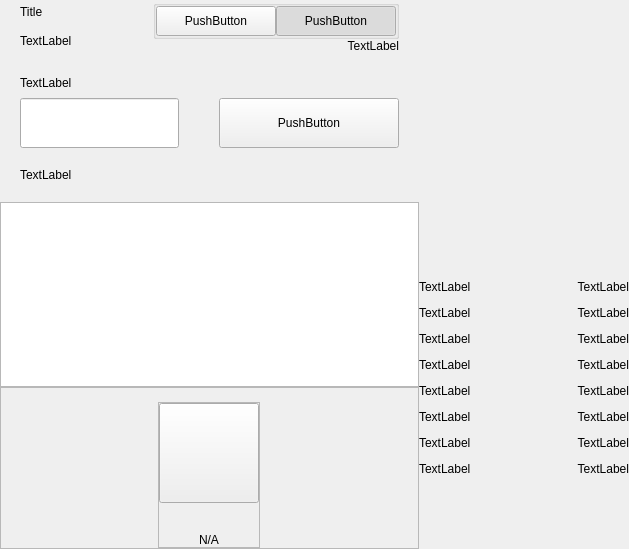
<?xml version="1.0" encoding="UTF-8"?>
<ui version="4.0">
 <class>PrivacyWidget</class>
 <widget class="QWidget" name="PrivacyWidget">
  <property name="geometry">
   <rect>
    <x>0</x>
    <y>0</y>
    <width>629</width>
    <height>549</height>
   </rect>
  </property>
  <property name="windowTitle">
   <string>Form</string>
  </property>
  <layout class="QHBoxLayout" name="horizontalLayout_1" stretch="2,1">
   <property name="spacing">
    <number>0</number>
   </property>
   <property name="leftMargin">
    <number>0</number>
   </property>
   <property name="topMargin">
    <number>0</number>
   </property>
   <property name="rightMargin">
    <number>0</number>
   </property>
   <property name="bottomMargin">
    <number>0</number>
   </property>
   <item>
    <widget class="QWidget" name="left" native="true">
     <layout class="QVBoxLayout" name="verticalLayout_3">
      <property name="leftMargin">
       <number>0</number>
      </property>
      <property name="topMargin">
       <number>0</number>
      </property>
      <property name="rightMargin">
       <number>0</number>
      </property>
      <property name="bottomMargin">
       <number>0</number>
      </property>
      <item>
       <layout class="QVBoxLayout" name="verticalLayout_2">
        <property name="spacing">
         <number>0</number>
        </property>
        <item>
         <layout class="QVBoxLayout" name="verticalLayoutTop">
          <property name="spacing">
           <number>0</number>
          </property>
          <property name="leftMargin">
           <number>20</number>
          </property>
          <property name="rightMargin">
           <number>20</number>
          </property>
          <item>
           <layout class="QHBoxLayout" name="horizontalLayout_2">
            <property name="spacing">
             <number>0</number>
            </property>
            <item>
             <layout class="QVBoxLayout" name="verticalLayout11">
              <property name="spacing">
               <number>5</number>
              </property>
              <item>
               <widget class="QLabel" name="labelTitle">
                <property name="text">
                 <string>Title</string>
                </property>
               </widget>
              </item>
              <item>
               <widget class="QLabel" name="labelSubtitle1">
                <property name="maximumSize">
                 <size>
                  <width>16777215</width>
                  <height>16777215</height>
                 </size>
                </property>
                <property name="text">
                 <string>TextLabel</string>
                </property>
               </widget>
              </item>
             </layout>
            </item>
            <item>
             <spacer name="horizontalSpacer">
              <property name="orientation">
               <enum>Qt::Horizontal</enum>
              </property>
              <property name="sizeHint" stdset="0">
               <size>
                <width>40</width>
                <height>20</height>
               </size>
              </property>
             </spacer>
            </item>
            <item>
             <widget class="QWidget" name="containerViewPrivacyChecks" native="true">
              <layout class="QVBoxLayout" name="containerPrivacyChecks">
               <property name="spacing">
                <number>0</number>
               </property>
               <property name="leftMargin">
                <number>0</number>
               </property>
               <property name="topMargin">
                <number>0</number>
               </property>
               <property name="rightMargin">
                <number>0</number>
               </property>
               <property name="bottomMargin">
                <number>0</number>
               </property>
               <item alignment="Qt::AlignHCenter|Qt::AlignVCenter">
                <widget class="QGroupBox" name="groupBox">
                 <property name="title">
                  <string/>
                 </property>
                 <layout class="QHBoxLayout" name="horizontalLayout_2_1">
                  <property name="spacing">
                   <number>0</number>
                  </property>
                  <property name="leftMargin">
                   <number>0</number>
                  </property>
                  <property name="topMargin">
                   <number>0</number>
                  </property>
                  <property name="rightMargin">
                   <number>0</number>
                  </property>
                  <property name="bottomMargin">
                   <number>0</number>
                  </property>
                  <item>
                   <widget class="QPushButton" name="pushLeft">
                    <property name="minimumSize">
                     <size>
                      <width>120</width>
                      <height>30</height>
                     </size>
                    </property>
                    <property name="maximumSize">
                     <size>
                      <width>120</width>
                      <height>30</height>
                     </size>
                    </property>
                    <property name="focusPolicy">
                     <enum>Qt::NoFocus</enum>
                    </property>
                    <property name="text">
                     <string>PushButton</string>
                    </property>
                    <property name="checkable">
                     <bool>true</bool>
                    </property>
                    <property name="autoExclusive">
                     <bool>true</bool>
                    </property>
                   </widget>
                  </item>
                  <item>
                   <widget class="QPushButton" name="pushRight">
                    <property name="minimumSize">
                     <size>
                      <width>120</width>
                      <height>30</height>
                     </size>
                    </property>
                    <property name="maximumSize">
                     <size>
                      <width>120</width>
                      <height>30</height>
                     </size>
                    </property>
                    <property name="focusPolicy">
                     <enum>Qt::NoFocus</enum>
                    </property>
                    <property name="text">
                     <string>PushButton</string>
                    </property>
                    <property name="checkable">
                     <bool>true</bool>
                    </property>
                    <property name="checked">
                     <bool>true</bool>
                    </property>
                    <property name="autoExclusive">
                     <bool>true</bool>
                    </property>
                   </widget>
                  </item>
                 </layout>
                </widget>
               </item>
               <item alignment="Qt::AlignTop">
                <widget class="QLabel" name="labelSubtitle2">
                 <property name="text">
                  <string>TextLabel</string>
                 </property>
                 <property name="alignment">
                  <set>Qt::AlignRight|Qt::AlignTrailing|Qt::AlignVCenter</set>
                 </property>
                </widget>
               </item>
              </layout>
             </widget>
            </item>
           </layout>
          </item>
          <item>
           <spacer name="verticalSpacer_2">
            <property name="orientation">
             <enum>Qt::Vertical</enum>
            </property>
            <property name="sizeType">
             <enum>QSizePolicy::Fixed</enum>
            </property>
            <property name="sizeHint" stdset="0">
             <size>
              <width>20</width>
              <height>20</height>
             </size>
            </property>
           </spacer>
          </item>
          <item>
           <layout class="QHBoxLayout" name="horizontalLayout_3" stretch="2">
            <property name="spacing">
             <number>0</number>
            </property>
            <item>
             <layout class="QVBoxLayout" name="verticalLayout_7">
              <property name="spacing">
               <number>5</number>
              </property>
              <item>
               <widget class="QLabel" name="labelSubtitleAmount">
                <property name="minimumSize">
                 <size>
                  <width>0</width>
                  <height>20</height>
                 </size>
                </property>
                <property name="maximumSize">
                 <size>
                  <width>16777215</width>
                  <height>20</height>
                 </size>
                </property>
                <property name="text">
                 <string>TextLabel</string>
                </property>
               </widget>
              </item>
              <item>
               <layout class="QHBoxLayout" name="horizontalLayout_3_1" stretch="1,0,0">
                <property name="spacing">
                 <number>0</number>
                </property>
                <item>
                 <widget class="QLineEdit" name="lineEditAmount">
                  <property name="minimumSize">
                   <size>
                    <width>0</width>
                    <height>50</height>
                   </size>
                  </property>
                  <property name="maxLength">
                   <number>8</number>
                  </property>
                 </widget>
                </item>
                <item>
                 <spacer name="horizontalSpacer_4">
                  <property name="orientation">
                   <enum>Qt::Horizontal</enum>
                  </property>
                  <property name="sizeHint" stdset="0">
                   <size>
                    <width>40</width>
                    <height>20</height>
                   </size>
                  </property>
                 </spacer>
                </item>
                <item>
                 <widget class="QPushButton" name="pushButtonSave">
                  <property name="minimumSize">
                   <size>
                    <width>180</width>
                    <height>50</height>
                   </size>
                  </property>
                  <property name="focusPolicy">
                   <enum>Qt::NoFocus</enum>
                  </property>
                  <property name="text">
                   <string>PushButton</string>
                  </property>
                 </widget>
                </item>
               </layout>
              </item>
             </layout>
            </item>
           </layout>
          </item>
         </layout>
        </item>
        <item>
         <spacer name="verticalSpacer_3">
          <property name="orientation">
           <enum>Qt::Vertical</enum>
          </property>
          <property name="sizeType">
           <enum>QSizePolicy::Fixed</enum>
          </property>
          <property name="sizeHint" stdset="0">
           <size>
            <width>20</width>
            <height>20</height>
           </size>
          </property>
         </spacer>
        </item>
        <item>
         <layout class="QHBoxLayout" name="horizontalLayout_4">
          <property name="spacing">
           <number>0</number>
          </property>
          <property name="leftMargin">
           <number>20</number>
          </property>
          <item>
           <widget class="QLabel" name="labelListHistory">
            <property name="text">
             <string>TextLabel</string>
            </property>
           </widget>
          </item>
         </layout>
        </item>
        <item>
         <layout class="QVBoxLayout" name="verticalLayout_6">
          <property name="spacing">
           <number>0</number>
          </property>
          <item>
           <spacer name="verticalSpacer_4">
            <property name="orientation">
             <enum>Qt::Vertical</enum>
            </property>
            <property name="sizeType">
             <enum>QSizePolicy::Fixed</enum>
            </property>
            <property name="sizeHint" stdset="0">
             <size>
              <width>20</width>
              <height>20</height>
             </size>
            </property>
           </spacer>
          </item>
          <item>
           <widget class="QListView" name="listView">
            <property name="enabled">
             <bool>true</bool>
            </property>
            <property name="focusPolicy">
             <enum>Qt::NoFocus</enum>
            </property>
           </widget>
          </item>
          <item>
           <widget class="QFrame" name="emptyContainer">
            <property name="minimumSize">
             <size>
              <width>0</width>
              <height>100</height>
             </size>
            </property>
            <property name="frameShape">
             <enum>QFrame::StyledPanel</enum>
            </property>
            <property name="frameShadow">
             <enum>QFrame::Raised</enum>
            </property>
            <layout class="QVBoxLayout" name="verticalLayout_71" stretch="1,8">
             <property name="spacing">
              <number>0</number>
             </property>
             <property name="leftMargin">
              <number>0</number>
             </property>
             <property name="topMargin">
              <number>0</number>
             </property>
             <property name="rightMargin">
              <number>0</number>
             </property>
             <property name="bottomMargin">
              <number>0</number>
             </property>
             <item>
              <spacer name="verticalSpacer">
               <property name="orientation">
                <enum>Qt::Vertical</enum>
               </property>
               <property name="sizeHint" stdset="0">
                <size>
                 <width>20</width>
                 <height>20</height>
                </size>
               </property>
              </spacer>
             </item>
             <item alignment="Qt::AlignHCenter|Qt::AlignVCenter">
              <widget class="QFrame" name="emptyScreen">
               <property name="sizePolicy">
                <sizepolicy hsizetype="Expanding" vsizetype="Expanding">
                 <horstretch>0</horstretch>
                 <verstretch>0</verstretch>
                </sizepolicy>
               </property>
               <property name="frameShape">
                <enum>QFrame::StyledPanel</enum>
               </property>
               <property name="frameShadow">
                <enum>QFrame::Raised</enum>
               </property>
               <layout class="QVBoxLayout" name="verticalLayout">
                <property name="spacing">
                 <number>30</number>
                </property>
                <property name="leftMargin">
                 <number>0</number>
                </property>
                <property name="topMargin">
                 <number>0</number>
                </property>
                <property name="rightMargin">
                 <number>0</number>
                </property>
                <property name="bottomMargin">
                 <number>0</number>
                </property>
                <item alignment="Qt::AlignHCenter|Qt::AlignVCenter">
                 <widget class="QPushButton" name="pushImgEmpty">
                  <property name="minimumSize">
                   <size>
                    <width>100</width>
                    <height>100</height>
                   </size>
                  </property>
                  <property name="maximumSize">
                   <size>
                    <width>100</width>
                    <height>100</height>
                   </size>
                  </property>
                  <property name="focusPolicy">
                   <enum>Qt::NoFocus</enum>
                  </property>
                  <property name="text">
                   <string/>
                  </property>
                  <property name="iconSize">
                   <size>
                    <width>100</width>
                    <height>100</height>
                   </size>
                  </property>
                 </widget>
                </item>
                <item alignment="Qt::AlignHCenter|Qt::AlignVCenter">
                 <widget class="QLabel" name="labelEmpty">
                  <property name="styleSheet">
                   <string notr="true"/>
                  </property>
                  <property name="text">
                   <string>N/A</string>
                  </property>
                  <property name="alignment">
                   <set>Qt::AlignCenter</set>
                  </property>
                 </widget>
                </item>
               </layout>
              </widget>
             </item>
            </layout>
           </widget>
          </item>
         </layout>
        </item>
       </layout>
      </item>
     </layout>
    </widget>
   </item>
   <item>
    <widget class="QWidget" name="right" native="true">
     <layout class="QVBoxLayout" name="verticalLayout_5">
      <property name="leftMargin">
       <number>0</number>
      </property>
      <property name="topMargin">
       <number>0</number>
      </property>
      <property name="rightMargin">
       <number>0</number>
      </property>
      <property name="bottomMargin">
       <number>0</number>
      </property>
      <item>
       <widget class="OptionButton" name="btnCoinControl" native="true">
        <property name="minimumSize">
         <size>
          <width>0</width>
          <height>50</height>
         </size>
        </property>
       </widget>
      </item>
      <item>
       <widget class="OptionButton" name="btnDenomGeneration" native="true">
        <property name="minimumSize">
         <size>
          <width>0</width>
          <height>50</height>
         </size>
        </property>
       </widget>
      </item>
      <item>
       <widget class="OptionButton" name="btnRescanMints" native="true">
        <property name="minimumSize">
         <size>
          <width>0</width>
          <height>50</height>
         </size>
        </property>
       </widget>
      </item>
      <item>
       <widget class="OptionButton" name="btnResetZerocoin" native="true">
        <property name="minimumSize">
         <size>
          <width>0</width>
          <height>50</height>
         </size>
        </property>
       </widget>
      </item>
      <item>
       <widget class="OptionButton" name="btnTotalzODC" native="true">
        <property name="minimumSize">
         <size>
          <width>0</width>
          <height>50</height>
         </size>
        </property>
       </widget>
      </item>
      <item>
       <layout class="QVBoxLayout" name="verticalLayout_4">
        <property name="spacing">
         <number>0</number>
        </property>
        <item>
         <widget class="QWidget" name="layoutDenom" native="true">
          <layout class="QVBoxLayout" name="verticalLayoutDenom">
           <property name="spacing">
            <number>12</number>
           </property>
           <property name="leftMargin">
            <number>0</number>
           </property>
           <property name="topMargin">
            <number>0</number>
           </property>
           <property name="rightMargin">
            <number>0</number>
           </property>
           <property name="bottomMargin">
            <number>0</number>
           </property>
           <item>
            <layout class="QHBoxLayout" name="horizontalLayout_4_1">
             <item>
              <widget class="QLabel" name="labelTitleDenom1">
               <property name="text">
                <string>TextLabel</string>
               </property>
              </widget>
             </item>
             <item>
              <widget class="QLabel" name="labelValueDenom1">
               <property name="text">
                <string>TextLabel</string>
               </property>
               <property name="alignment">
                <set>Qt::AlignRight|Qt::AlignTrailing|Qt::AlignVCenter</set>
               </property>
              </widget>
             </item>
            </layout>
           </item>
           <item>
            <layout class="QHBoxLayout" name="horizontalLayout_4_2">
             <item>
              <widget class="QLabel" name="labelTitleDenom5">
               <property name="text">
                <string>TextLabel</string>
               </property>
              </widget>
             </item>
             <item>
              <widget class="QLabel" name="labelValueDenom5">
               <property name="text">
                <string>TextLabel</string>
               </property>
               <property name="alignment">
                <set>Qt::AlignRight|Qt::AlignTrailing|Qt::AlignVCenter</set>
               </property>
              </widget>
             </item>
            </layout>
           </item>
           <item>
            <layout class="QHBoxLayout" name="horizontalLayout_4_3">
             <item>
              <widget class="QLabel" name="labelTitleDenom10">
               <property name="text">
                <string>TextLabel</string>
               </property>
              </widget>
             </item>
             <item>
              <widget class="QLabel" name="labelValueDenom10">
               <property name="text">
                <string>TextLabel</string>
               </property>
               <property name="alignment">
                <set>Qt::AlignRight|Qt::AlignTrailing|Qt::AlignVCenter</set>
               </property>
              </widget>
             </item>
            </layout>
           </item>
           <item>
            <layout class="QHBoxLayout" name="horizontalLayout_4_4">
             <item>
              <widget class="QLabel" name="labelTitleDenom50">
               <property name="text">
                <string>TextLabel</string>
               </property>
              </widget>
             </item>
             <item>
              <widget class="QLabel" name="labelValueDenom50">
               <property name="text">
                <string>TextLabel</string>
               </property>
               <property name="alignment">
                <set>Qt::AlignRight|Qt::AlignTrailing|Qt::AlignVCenter</set>
               </property>
              </widget>
             </item>
            </layout>
           </item>
           <item>
            <layout class="QHBoxLayout" name="horizontalLayout_4_5">
             <item>
              <widget class="QLabel" name="labelTitleDenom100">
               <property name="text">
                <string>TextLabel</string>
               </property>
              </widget>
             </item>
             <item>
              <widget class="QLabel" name="labelValueDenom100">
               <property name="text">
                <string>TextLabel</string>
               </property>
               <property name="alignment">
                <set>Qt::AlignRight|Qt::AlignTrailing|Qt::AlignVCenter</set>
               </property>
              </widget>
             </item>
            </layout>
           </item>
           <item>
            <layout class="QHBoxLayout" name="horizontalLayout_4_6">
             <item>
              <widget class="QLabel" name="labelTitleDenom500">
               <property name="text">
                <string>TextLabel</string>
               </property>
              </widget>
             </item>
             <item>
              <widget class="QLabel" name="labelValueDenom500">
               <property name="text">
                <string>TextLabel</string>
               </property>
               <property name="alignment">
                <set>Qt::AlignRight|Qt::AlignTrailing|Qt::AlignVCenter</set>
               </property>
              </widget>
             </item>
            </layout>
           </item>
           <item>
            <layout class="QHBoxLayout" name="horizontalLayout_4_7">
             <item>
              <widget class="QLabel" name="labelTitleDenom1000">
               <property name="text">
                <string>TextLabel</string>
               </property>
              </widget>
             </item>
             <item>
              <widget class="QLabel" name="labelValueDenom1000">
               <property name="text">
                <string>TextLabel</string>
               </property>
               <property name="alignment">
                <set>Qt::AlignRight|Qt::AlignTrailing|Qt::AlignVCenter</set>
               </property>
              </widget>
             </item>
            </layout>
           </item>
           <item>
            <layout class="QHBoxLayout" name="horizontalLayout_4_8">
             <item>
              <widget class="QLabel" name="labelTitleDenom5000">
               <property name="text">
                <string>TextLabel</string>
               </property>
              </widget>
             </item>
             <item>
              <widget class="QLabel" name="labelValueDenom5000">
               <property name="text">
                <string>TextLabel</string>
               </property>
               <property name="alignment">
                <set>Qt::AlignRight|Qt::AlignTrailing|Qt::AlignVCenter</set>
               </property>
              </widget>
             </item>
            </layout>
           </item>
          </layout>
         </widget>
        </item>
        <item>
         <spacer name="verticalSpacer_5">
          <property name="orientation">
           <enum>Qt::Vertical</enum>
          </property>
          <property name="sizeHint" stdset="0">
           <size>
            <width>20</width>
            <height>40</height>
           </size>
          </property>
         </spacer>
        </item>
       </layout>
      </item>
     </layout>
    </widget>
   </item>
  </layout>
 </widget>
 <customwidgets>
  <customwidget>
   <class>OptionButton</class>
   <extends>QWidget</extends>
   <header>qt/odinycoin/optionbutton.h</header>
   <container>1</container>
  </customwidget>
 </customwidgets>
 <resources/>
 <connections/>
</ui>
